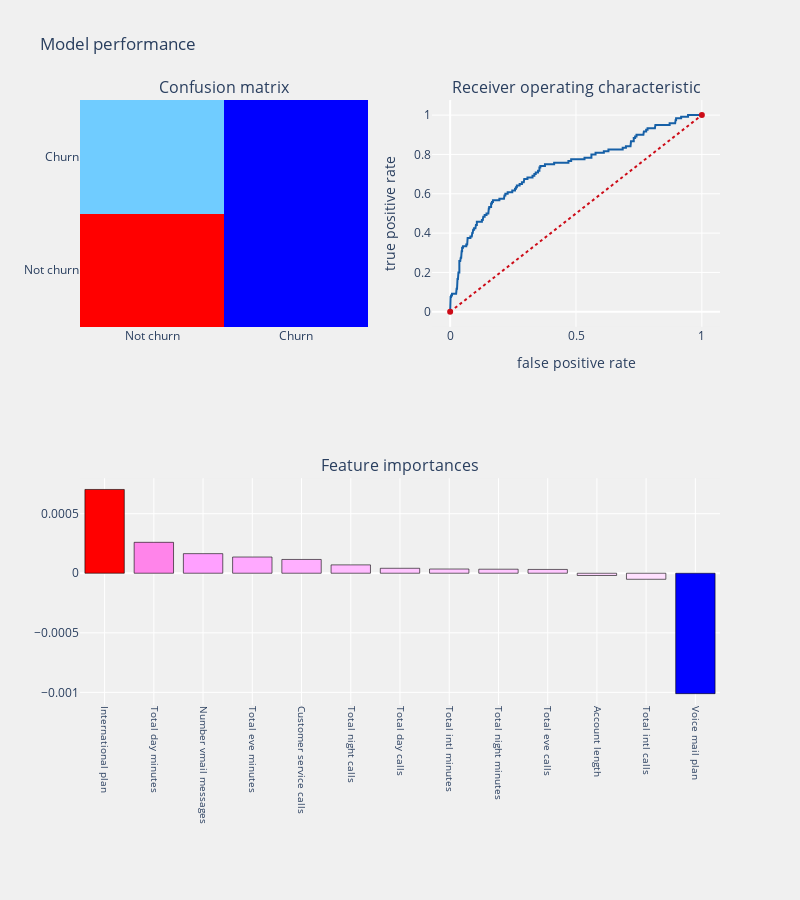

The cell this chart's notebook holds for it:
### Code cell
from sklearn.svm import SVC

#Support vector classifier using linear hyper plane
svc_lin  = SVC(C=1.0, kernel='linear', probability=True, random_state=124)

telecom_churn_prediction(svc_lin, x_train, x_test, y_train, y_test, "coefficients", threshold_plot=True)

### Figure 1 — Plotly figure (JSON) as saved in the notebook; plotly's stock layout.template omitted (floating-point values rounded to 4 significant figures; data arrays with more than 128 entries replaced by an {"elided": "..."} marker saying what was removed)
{"data": [{"colorscale": [[0, "rgb(0,0,255)"], [0.1, "rgb(51,153,255)"], [0.2, "rgb(102,204,255)"], [0.3, "rgb(153,204,255)"], [0.4, "rgb(204,204,255)"], [0.5, "rgb(255,255,255)"], [0.6, "rgb(255,204,255)"], [0.7, "rgb(255,153,255)"], [0.8, "rgb(255,102,204)"], [0.9, "rgb(255,102,102)"], [1, "rgb(255,0,0)"]], "name": "Confusion matrix", "showscale": false, "type": "heatmap", "x": ["Not churn", "Churn"], "xaxis": "x", "y": ["Not churn", "Churn"], "yaxis": "y", "z": [[547, 0], [120, 0]]}, {"line": {"color": "rgb(22, 96, 167)", "width": 2}, "name": "Roc: 0.5", "type": "scatter", "x": {"elided": "178 float values"}, "xaxis": "x2", "y": {"elided": "178 float values"}, "yaxis": "y2"}, {"line": {"color": "rgb(205, 12, 24)", "dash": "dot", "width": 2}, "type": "scatter", "x": [0, 1], "xaxis": "x2", "y": [0, 1], "yaxis": "y2"}, {"marker": {"color": [0.000703, 0.0002595, 0.0001645, 0.0001362, 0.0001158, 7.014e-05, 4.159e-05, 3.542e-05, 3.387e-05, 3.21e-05, -1.879e-05, -5.074e-05, -0.00101], "colorscale": [[0, "rgb(0,0,255)"], [0.1, "rgb(51,153,255)"], [0.2, "rgb(102,204,255)"], [0.3, "rgb(153,204,255)"], [0.4, "rgb(204,204,255)"], [0.5, "rgb(255,255,255)"], [0.6, "rgb(255,204,255)"], [0.7, "rgb(255,153,255)"], [0.8, "rgb(255,102,204)"], [0.9, "rgb(255,102,102)"], [1, "rgb(255,0,0)"]], "line": {"color": "black", "width": 0.6}}, "name": "coefficients", "type": "bar", "x": ["International plan", "Total day minutes", "Number vmail messages", "Total eve minutes", "Customer service calls", "Total night calls", "Total day calls", "Total intl minutes", "Total night minutes", "Total eve calls", "Account length", "Total intl calls", "Voice mail plan"], "xaxis": "x3", "y": [0.000703, 0.0002595, 0.0001645, 0.0001362, 0.0001158, 7.014e-05, 4.159e-05, 3.542e-05, 3.387e-05, 3.21e-05, -1.879e-05, -5.074e-05, -0.00101], "yaxis": "y3"}], "layout": {"annotations": [{"font": {"size": 16}, "showarrow": false, "text": "Confusion matrix", "x": 0.225, "xanchor": "center", "xref": "paper", "y": 1, "yanchor": "bottom", "yref": "paper"}, {"font": {"size": 16}, "showarrow": false, "text": "Receiver operating characteristic", "x": 0.775, "xanchor": "center", "xref": "paper", "y": 1, "yanchor": "bottom", "yref": "paper"}, {"font": {"size": 16}, "showarrow": false, "text": "Feature importances", "x": 0.5, "xanchor": "center", "xref": "paper", "y": 0.375, "yanchor": "bottom", "yref": "paper"}], "autosize": false, "height": 900, "margin": {"b": 195}, "paper_bgcolor": "rgba(240,240,240, 0.95)", "plot_bgcolor": "rgba(240,240,240, 0.95)", "showlegend": false, "title": {"text": "Model performance"}, "width": 800, "xaxis": {"anchor": "y", "domain": [0, 0.45]}, "xaxis2": {"anchor": "y2", "domain": [0.55, 1], "title": {"text": "false positive rate"}}, "xaxis3": {"anchor": "y3", "domain": [0, 1], "showgrid": true, "tickangle": 90, "tickfont": {"size": 10}}, "yaxis": {"anchor": "x", "domain": [0.625, 1]}, "yaxis2": {"anchor": "x2", "domain": [0.625, 1], "title": {"text": "true positive rate"}}, "yaxis3": {"anchor": "x3", "domain": [0, 0.375]}}}
